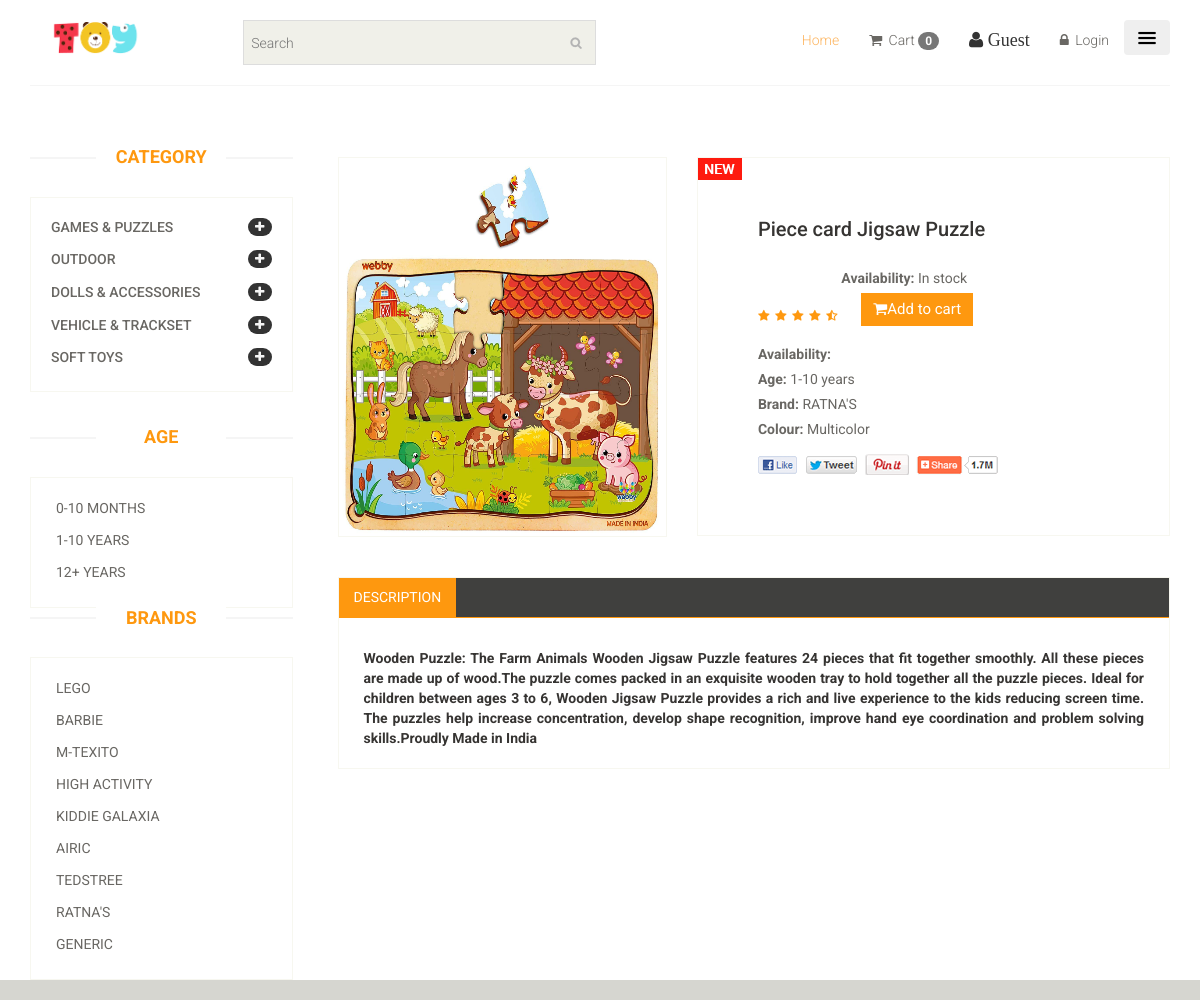
Page /product/6 on the committed database.
### T_App/models.py (models this page shows, shortened)
class Category(models.Model):
    name = models.CharField(max_length=150)

class Age(models.Model):
    age_ct = models.CharField( max_length=150)
    def __str__(self):
        return self.age_ct

class Brand(models.Model):
    name = models.CharField(max_length=20)
    def __str__(self):
        return self.name

class Product(models.Model):
    category = models.ForeignKey(Category, on_delete=models.CASCADE, null=False, default='')
    sub_category = models.ForeignKey(Sub_Category, on_delete=models.CASCADE, null=False, default='')
    brand = models.ForeignKey(Brand, on_delete=models.CASCADE, null=True)
    age_no = models.ForeignKey(Age, on_delete=models.CASCADE, null=False, default='')
    image = models.ImageField(upload_to='ecommerce/pimg')
    name = models.CharField(max_length=100)
    price = models.IntegerField()
    is_featured = models.BooleanField(default=False)
    stock = models.IntegerField(default=0) # new field for stock
    color = models.CharField(max_length=100,default='')
    detail = models.TextField()

### T_App/views.py (the view)
# urls.py: path('product/<str:id>', views.product_detail,name='product_detail'),
def product_detail(request,id):
	category=Category.objects.all()
	age = Age.objects.all()
	brand = Brand.objects.all()
	product = Product.objects.filter(id = id).first()
	context = {
		'category' : category,
		'age'  : age,
		'brand' : brand,
		'product': product,
	}
	return render(request, 'product_detail.html',context)

### templates/product_detail.html (shortened to what this page needs)
{% extends 'master.html' %}
{% block body %}
<section>
    <div class="container">
        <div class="row">
            <div class="col-sm-3">
                <div class="left-sidebar">
                    <h2>Category</h2>
                    <div class="panel-group category-products" id="accordian">
                        {% for cat in category %}
                        <div class="panel panel-default">
                            <div class="panel-heading">
                                <h4 class="panel-title">
                                    <a data-toggle="collapse" data-parent="#accordian" href="#{{cat.id}}">
                                        <span class="badge pull-right"><i class="fa fa-plus"></i></span>
                                        {{cat.name}}
                                    </a>
                                </h4>
                            </div>
                        </div>
                        {% endfor %}
                    </div>
                    <div class="brands_products">
                        <h2>Age</h2>
                        <div class="brands-name">
                            <ul class="nav nav-pills nav-stacked">
                                {% for a in age %}
                                <li><a href="/product/?age={{a.id}}">{{a.age_ct}} </a></li>
                                {% endfor %}
                            </ul>
                        </div>
                    </div>
                    <div class="brands_products">
                        <h2>Brands</h2>
                        <div class="brands-name">
                            <ul class="nav nav-pills nav-stacked">
                                {% for i in brand %}
                                <li><a href="/product/?brand={{i.id}}"> {{i.name}}</a></li>
                                {% endfor %}
                        </div>
                    </div>
                </div>
            </div>
            <div class="col-sm-9 padding-right">
                <div class="product-details">
                    <div class="col-sm-5">
                        <div class="view-product">
                            <img src="/{{product.image}}" alt="" />
                        </div>
                    </div>
                    <div class="col-sm-7">
                        <div class="product-information">
                            <img src="images/product-details/new.jpg" class="newarrival" alt="" />
                            <h2>{{product.name}}</h2>
                            <img src="images/product-details/rating.png" alt="" />
                            <span>
                                {% if product.stock > 0 %}
                                <p><b>Availability:</b> In stock</p>
                               <a href="{% url 'cart_add' product.id %}" type="button" class="btn btn-fefault cart"><i class="fa fa-shopping-cart"></i>Add to cart</a>
                                {% else %}
                                <p><b>Availability:</b> Out of stock</p>
                                <button type="button" class="btn btn-danger" disabled>
                                    Out of stock
                                </button>
                                {% endif %}
                            </span>
                            <p><b>Availability:</b> {{product.Availabilty}}</p>
                            <p><b>Age:</b> {{product.age_no}}</p>
                            <p><b>Brand:</b> {{product.brand}}</p>
                            <p><b>Colour:</b> {{product.color}}</p>
                            <a href=""><img src="images/product-details/share.png" class="share img-responsive"  alt="" /></a>
                        </div>
                    </div>
                </div>
                <div class="category-tab shop-details-tab">
                    <div class="col-sm-12">
                        <ul class="nav nav-tabs">
                            <li class="active"><a href="#reviews" data-toggle="tab">Description</a></li>
                        </ul>
                    </div>
                    <div class="tab-content">
                        <div class="tab-pane fade active in" id="reviews" >
                            <div class="col-sm-12">
                               <p style="text-align: justify;"><b>{{product.detail}}</b></p>
                            </div>
                        </div>
                    </div>
                </div>
            </div>
        </div>
    </div>
</section>
{% endblock %}

### static/css/main.css (style rules this page uses)
body { font-family: 'Roboto', sans-serif; background:; position: relative; font-weight:400px; }
ul li { list-style: none; }
a { -webkit-transition: 300ms; -moz-transition: 300ms; -o-transition: 300ms; transition: 300ms; }
h1, h2, h3, h4, h5, h6 { font-family: 'Roboto', sans-serif; }
.category-products { border: 1px solid #F7F7F0; margin-bottom: 35px; padding-bottom: 20px; padding-top: 15px; }
.left-sidebar h2, .brands_products h2 { color: #FE980F; font-family: 'Roboto', sans-serif; font-size: 18px; font-weight: 700; margin: 0 auto 30px; text-align: center; text-transform: uppercase; position: relative; z-index:3; }
.left-sidebar h2:after, h2.title:after { content: " "; position: absolute; border: 1px solid #f5f5f5; bottom:8px; left: 0; width: 100%; height: 0; z-index: -2; }
.left-sidebar h2:before { content: " "; position: absolute; background: #fff; bottom: -6px; width: 130px; height: 30px; z-index: -1; left: 50%; margin-left: -65px; }
.category-products .panel { background-color: #FFFFFF; border: 0px; border-radius: 0px; box-shadow:none; margin-bottom: 0px; }
.category-products .panel-default .panel-heading { background-color: #FFFFFF; border: 0 none; color: #FFFFFF; padding: 5px 20px; }
.category-products .panel-default .panel-heading .panel-title a { color: #696763; font-family: 'Roboto', sans-serif; font-size: 14px; text-decoration: none; text-transform: uppercase; }
.category-products .badge { background:none; border-radius: 10px; color: #696763; display: inline-block; font-size: 12px; font-weight: bold; line-height: 1; min-width: 10px; padding: 3px 7px; text-align: center; vertical-align: baseline; white-space: nowrap; }
.brands-name { border: 1px solid #F7F7F0; padding-bottom: 20px; padding-top: 15px; }
.brands-name .nav-stacked li a { background-color: #FFFFFF; color: #696763; font-family: 'Roboto', sans-serif; font-size: 14px; padding: 5px 25px; text-decoration: none; text-transform: uppercase; }
.padding-right { padding-right: 0; }
.category-tab { overflow: hidden; }
.category-tab ul { background: #40403E; border-bottom: 1px solid #FE980F; list-style: none outside none; margin: 0 0 30px; padding: 0; width: 100%; }
.category-tab ul li a { border: 0 none; border-radius: 0; color: #B3AFA8; display: block; font-family: 'Roboto', sans-serif; font-size: 14px; text-transform: uppercase; }
.nav-tabs li.active a, .nav-tabs li.active a:hover, .nav-tabs li.active a:focus { -moz-border-bottom-colors: none; -moz-border-left-colors: none; -moz-border-right-colors: none; -moz-border-top-colors: none; background-color: #FE980F; border:0px; color: #FFFFFF; cursor: default; margin-right:0; margin-left:0; }
.nav-tabs li a { border: 1px solid rgba(0, 0, 0, 0); border-radius: 4px 4px 0 0; line-height: 1.42857; margin-right:0; }
.product-details { overflow:hidden; }
#reviews { padding-left: 25px; padding-right: 25px; }
.product-details { margin-bottom: 40px; overflow: hidden; margin-top: 10px; }
.view-product { position: relative; }
.view-product img { border: 1px solid #F7F7F0; height: 380px; width: 100%; }
.product-information { border: 1px solid #F7F7F0; overflow: hidden; padding-bottom: 60px; padding-left: 60px; padding-top: 60px; position: relative; }
.newarrival { position:absolute; top:0; left:0 }
.product-information h2 { color: #363432; font-family: 'Roboto', sans-serif; font-size: 20px; margin-top: 0; }
.product-information p { color: #696763; font-family: 'Roboto', sans-serif; margin-bottom: 5px; }
.product-information span { display: inline-block; margin-bottom: 8px; margin-top: 18px; }
.share { margin-top: 15px; }
.cart { background: #FE980F; border: 0 none; border-radius: 0; color: #FFFFFF; font-family: 'Roboto', sans-serif; font-size: 15px; margin-bottom: 10px; margin-left: 20px; }
.shop-details-tab { border: 1px solid #F7F7F0; margin-bottom: 75px; margin-left: 15px; margin-right: 15px; padding-bottom: 10px; }
.shop-details-tab .col-sm-12 { padding-left: 0; padding-right: 0; }
#reviews p { color:#363432; }

### rows in the picture
Category: name "GAMES & PUZZLES"
Category: name "OUTDOOR"
Category: name "DOLLS & ACCESSORIES"
Category: name "VEHICLE & TRACKSET"
Category: name "SOFT TOYS"
Age: age_ct "0-10 MONTHS"
Age: age_ct "1-10 YEARS"
Age: age_ct "12+ YEARS"
Brand: name "LEGO"
Brand: name "BARBIE"
Brand: name "M-TEXITO"
Brand: name "HIGH ACTIVITY"
Brand: name "KIDDIE GALAXIA"
Brand: name "AIRIC"
Brand: name "TEDSTREE"
Brand: name "RATNA'S"
Brand: name "GENERIC"
Product: image (picture), name "Piece card Jigsaw Puzzle", age_no "1-10 years", brand "RATNA'S", color "Multicolor", detail "Wooden Puzzle: The Farm Animals Wooden Jigsaw Puzzle features 24 pieces that fit together smoothly. All these pieces are made up of wood.The puzzle comes packed in an exquisite wooden tray to hold together all the puzzle pieces. Ideal for children between ages 3 to 6, Wooden Jigsaw Puzzle provides a rich and live experience to the kids reducing screen time. The puzzles help increase concentration, develop shape recognition, improve hand eye coordination and problem solving skills.Proudly Made in India"

### other values in the picture
{{ request.session.cart|length }} "0"
